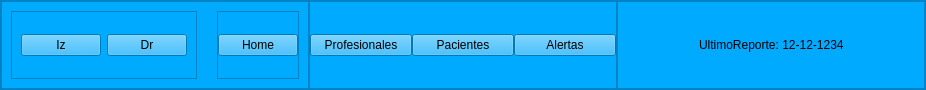
        <widget class="QFrame" name="BarraNavegacionBox">
         <property name="sizePolicy">
          <sizepolicy hsizetype="Preferred" vsizetype="Preferred">
           <horstretch>0</horstretch>
           <verstretch>0</verstretch>
          </sizepolicy>
         </property>
         <property name="maximumSize">
          <size>
           <width>1920</width>
           <height>90</height>
          </size>
         </property>
         <property name="baseSize">
          <size>
           <width>1248</width>
           <height>90</height>
          </size>
         </property>
         <property name="styleSheet">
          <string notr="true">background-color: rgb(0, 170, 255);</string>
         </property>
         <property name="frameShape">
          <enum>QFrame::StyledPanel</enum>
         </property>
         <property name="frameShadow">
          <enum>QFrame::Raised</enum>
         </property>
         <layout class="QHBoxLayout" name="horizontalLayout_2" stretch="1,1,1">
          <property name="spacing">
           <number>0</number>
          </property>
          <property name="leftMargin">
           <number>0</number>
          </property>
          <property name="topMargin">
           <number>0</number>
          </property>
          <property name="rightMargin">
           <number>0</number>
          </property>
          <property name="bottomMargin">
           <number>0</number>
          </property>
          <item>
           <widget class="QFrame" name="Flechas">
            <property name="frameShape">
             <enum>QFrame::StyledPanel</enum>
            </property>
            <property name="frameShadow">
             <enum>QFrame::Raised</enum>
            </property>
            <layout class="QHBoxLayout" name="horizontalLayout_4">
             <item>
              <widget class="QFrame" name="FlechasBox">
               <property name="frameShape">
                <enum>QFrame::StyledPanel</enum>
               </property>
               <property name="frameShadow">
                <enum>QFrame::Raised</enum>
               </property>
               <layout class="QHBoxLayout" name="horizontalLayout_5">
                <item>
                 <widget class="QPushButton" name="bt_FlechaI">
                  <property name="text">
                   <string>Iz</string>
                  </property>
                 </widget>
                </item>
                <item>
                 <widget class="QPushButton" name="bt_FlechaD">
                  <property name="text">
                   <string>Dr</string>
                  </property>
                 </widget>
                </item>
               </layout>
              </widget>
             </item>
             <item>
              <spacer name="horizontalSpacer">
               <property name="orientation">
                <enum>Qt::Horizontal</enum>
               </property>
               <property name="sizeHint" stdset="0">
                <size>
                 <width>40</width>
                 <height>20</height>
                </size>
               </property>
              </spacer>
             </item>
             <item>
              <widget class="QFrame" name="HomeBox">
               <property name="frameShape">
                <enum>QFrame::StyledPanel</enum>
               </property>
               <property name="frameShadow">
                <enum>QFrame::Raised</enum>
               </property>
               <layout class="QVBoxLayout" name="verticalLayout_3">
                <property name="spacing">
                 <number>0</number>
                </property>
                <property name="leftMargin">
                 <number>0</number>
                </property>
                <property name="topMargin">
                 <number>0</number>
                </property>
                <property name="rightMargin">
                 <number>0</number>
                </property>
                <property name="bottomMargin">
                 <number>0</number>
                </property>
                <item>
                 <widget class="QPushButton" name="bt_Home">
                  <property name="text">
                   <string>Home</string>
                  </property>
                 </widget>
                </item>
               </layout>
              </widget>
             </item>
            </layout>
           </widget>
          </item>
          <item>
           <widget class="QFrame" name="MenuBox">
            <property name="frameShape">
             <enum>QFrame::StyledPanel</enum>
            </property>
            <property name="frameShadow">
             <enum>QFrame::Raised</enum>
            </property>
            <layout class="QHBoxLayout" name="horizontalLayout_3">
             <property name="spacing">
              <number>0</number>
             </property>
             <property name="leftMargin">
              <number>0</number>
             </property>
             <property name="topMargin">
              <number>0</number>
             </property>
             <property name="rightMargin">
              <number>0</number>
             </property>
             <property name="bottomMargin">
              <number>0</number>
             </property>
             <item>
              <widget class="QPushButton" name="bt_Profesionales">
               <property name="text">
                <string>Profesionales</string>
               </property>
              </widget>
             </item>
             <item>
              <widget class="QPushButton" name="bt_Pacientes">
               <property name="text">
                <string>Pacientes</string>
               </property>
              </widget>
             </item>
             <item>
              <widget class="QPushButton" name="bt_Alertas">
               <property name="text">
                <string>Alertas</string>
               </property>
              </widget>
             </item>
            </layout>
           </widget>
          </item>
          <item>
           <widget class="QFrame" name="ReporteFechaBox">
            <property name="frameShape">
             <enum>QFrame::StyledPanel</enum>
            </property>
            <property name="frameShadow">
             <enum>QFrame::Raised</enum>
            </property>
            <layout class="QHBoxLayout" name="horizontalLayout_6" stretch="1,1,1">
             <property name="spacing">
              <number>0</number>
             </property>
             <property name="leftMargin">
              <number>0</number>
             </property>
             <property name="topMargin">
              <number>0</number>
             </property>
             <property name="rightMargin">
              <number>0</number>
             </property>
             <property name="bottomMargin">
              <number>0</number>
             </property>
             <item>
              <spacer name="horizontalSpacer_3">
               <property name="orientation">
                <enum>Qt::Horizontal</enum>
               </property>
               <property name="sizeHint" stdset="0">
                <size>
                 <width>100</width>
                 <height>20</height>
                </size>
               </property>
              </spacer>
             </item>
             <item>
              <widget class="QLabel" name="label">
               <property name="text">
                <string>UltimoReporte: 12-12-1234</string>
               </property>
              </widget>
             </item>
             <item>
              <spacer name="horizontalSpacer_2">
               <property name="orientation">
                <enum>Qt::Horizontal</enum>
               </property>
               <property name="sizeHint" stdset="0">
                <size>
                 <width>100</width>
                 <height>20</height>
                </size>
               </property>
              </spacer>
             </item>
            </layout>
           </widget>
          </item>
         </layout>
        </widget>
